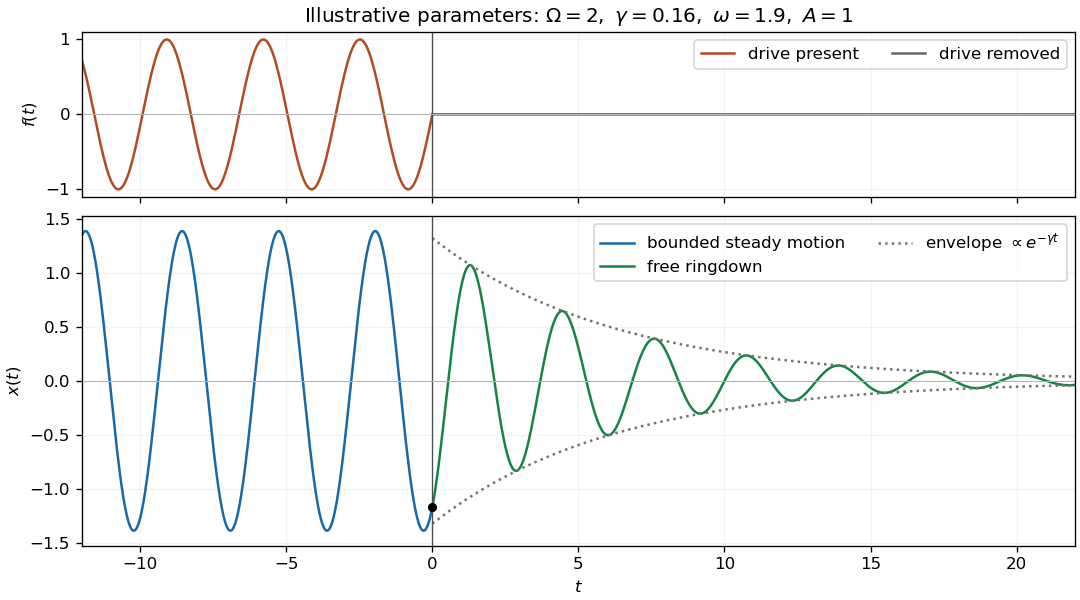

Recreate this plot in Python.
"""Original driven/free oscillator example. Output only a PNG in CWD."""
from pathlib import Path
import matplotlib
matplotlib.use('Agg')
import matplotlib.pyplot as plt
import numpy as np

Omega, gamma, omega, A = 2., .16, 1.9, 1.
nu = np.sqrt(Omega**2-gamma**2)
D, E = Omega**2-omega**2, 2*gamma*omega
N = D**2+E**2
x0, v0 = -A*E/N, A*D*omega/N
C = (v0+gamma*x0)/nu
tn, tp = np.linspace(-12, 0, 700), np.linspace(0, 22, 1100)
xn = A*(D*np.sin(omega*tn)-E*np.cos(omega*tn))/N
xp = np.exp(-gamma*tp)*(x0*np.cos(nu*tp)+C*np.sin(nu*tp))
fig, axes = plt.subplots(2, 1, figsize=(9, 5), sharex=True, layout='constrained', gridspec_kw={'height_ratios':[1,2]})
ax = axes[0]
ax.plot(tn, A*np.sin(omega*tn), color='#b24b24', label='drive present')
ax.plot(tp, np.zeros_like(tp), color='.4', label='drive removed')
ax.set(ylabel=r'$f(t)$', title='Illustrative parameters: '+r'$\Omega=2,\ \gamma=0.16,\ \omega=1.9,\ A=1$')
ax.legend(loc='upper right', ncols=2)
ax = axes[1]
ax.plot(tn, xn, color='#1769aa', label='bounded steady motion')
ax.plot(tp, xp, color='#168347', label='free ringdown')
env = np.hypot(x0, C)*np.exp(-gamma*tp)
ax.plot(tp, env, ':', color='.45', label=r'envelope $\propto e^{-\gamma t}$')
ax.plot(tp, -env, ':', color='.45')
ax.scatter([0], [x0], color='black', s=20, zorder=4)
ax.set(xlabel=r'$t$', ylabel=r'$x(t)$', xlim=(-12,22))
ax.legend(loc='upper right', ncols=2)
for ax in axes:
    ax.axvline(0, color='.3', lw=.8)
    ax.axhline(0, color='.7', lw=.6)
    ax.grid(alpha=.15)
fig.savefig(Path(__file__).with_suffix('.png').name, dpi=120, facecolor='white')
plt.close(fig)
